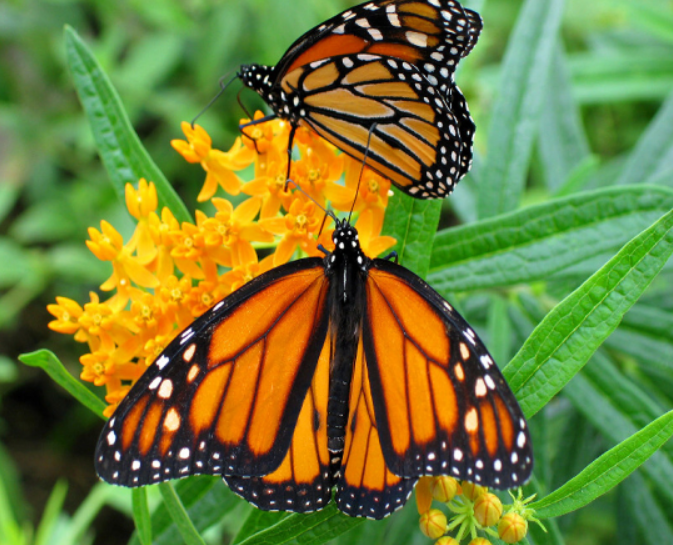
#> input picture project/butterfly.png, 673 x 545 px
$ jupyter execute 'Image to pencil sketch.ipynb'
#> lines starting #> are read from the running program, lines starting #| are printed output that depends on the picture
TASK-04: Image to Pencil Sketch with Python

By: Junaid Shaik

[cell 1]
#Importing Packages
import cv2
import numpy as np
import plotly.express as px

[cell 2]
img = cv2.imread(r'butterfly.png')
#> img is the input picture: shape (545, 673, 3); mean B, G, R 53.7, 124.7, 112.9
img = cv2.cvtColor(img,cv2.COLOR_BGR2RGB)

[cell 3]
imgs=px.imshow(img)
#imgs.update_layout(width=990, height=600 ,margin=dict(l=20, r=20, b=10, t=10))
imgs.update_xaxes(showticklabels=False).update_yaxes(showticklabels=False)
imgs.show()

Resizing image shape

[cell 4]
scale_percent = 0.60
width = int(img.shape[1]*scale_percent)
#> width = 403
height = int(img.shape[0]*scale_percent)
#> height = 327
dim = (width,height)
#> dim = (403, 327)
resized = cv2.resize(img,dim,interpolation = cv2.INTER_AREA)
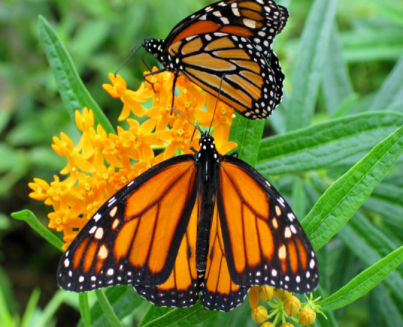
#> resized: shape (327, 403, 3); mean R, G, B 112.9, 124.7, 53.7
res=px.imshow(resized)
res.update_xaxes(showticklabels=False).update_yaxes(showticklabels=False)
res.show()

Sharpening Image

[cell 5]
kernel_sharpening = np.array([[-1,-1,-1],
                              [-1, 9,-1],
                              [-1,-1,-1]])
sharpened = cv2.filter2D(resized,-1,kernel_sharpening)
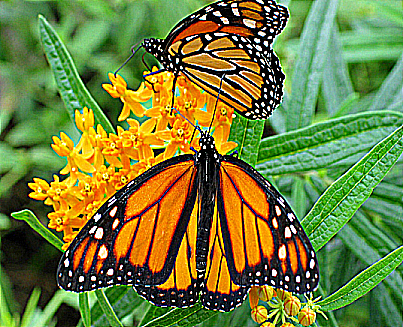
#> sharpened: shape (327, 403, 3); mean R, G, B 112.9, 126.8, 58.7

[cell 6]
sharp=px.imshow(sharpened)
sharp.update_xaxes(showticklabels=False).update_yaxes(showticklabels=False)
sharp.show()

Converting an image into gray_scale image

[cell 7]
grayscale = cv2.cvtColor(sharpened , cv2.COLOR_BGR2GRAY)
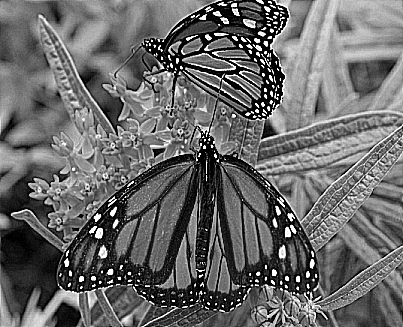
#> grayscale: shape (327, 403); min 0, max 255, mean 104.8
gray = px.imshow(grayscale, color_continuous_scale='gray')
gray.update_xaxes(showticklabels=False).update_yaxes(showticklabels=False)
gray.show()

Inverting the image

[cell 8]
invs = 255-grayscale
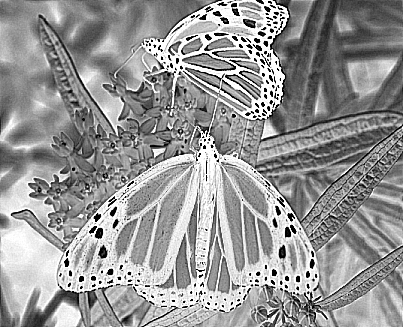
#> invs: shape (327, 403); min 0, max 255, mean 150.2
inv=px.imshow(invs,color_continuous_scale='gray')
inv.update_xaxes(showticklabels=False).update_yaxes(showticklabels=False)
inv.show()

Smoothing the image

[cell 9]
gauss = cv2.GaussianBlur(invs,ksize=(15,15),sigmaX=0,sigmaY=0)
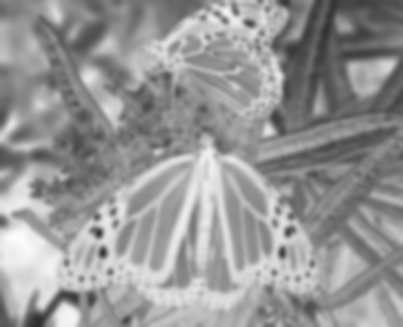
#> gauss: shape (327, 403); min 45, max 252, mean 150.2
gaus=px.imshow(gauss,color_continuous_scale='gray')
gaus.update_xaxes(showticklabels=False).update_yaxes(showticklabels=False)
gaus.show()

Obtaining the final sketch

[cell 10]
def dodgeV2(image,mask):
    return cv2.divide(image,255-mask,scale=256)
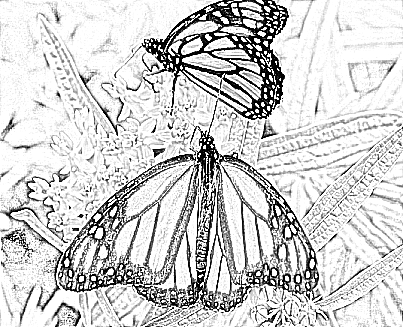
#> returned value: shape (327, 403); min 0, max 255, mean 207.8

pencil_img = dodgeV2(grayscale,gauss)
